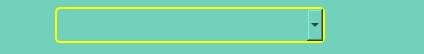
         <widget class="QFrame" name="frame_apps">
          <property name="sizePolicy">
           <sizepolicy hsizetype="Fixed" vsizetype="Fixed">
            <horstretch>0</horstretch>
            <verstretch>0</verstretch>
           </sizepolicy>
          </property>
          <property name="minimumSize">
           <size>
            <width>420</width>
            <height>50</height>
           </size>
          </property>
          <property name="styleSheet">
           <string notr="true">background-color: #71D1BA;   
border-radius: 10px;</string>
          </property>
          <property name="frameShape">
           <enum>QFrame::StyledPanel</enum>
          </property>
          <property name="frameShadow">
           <enum>QFrame::Raised</enum>
          </property>
          <widget class="QPushButton" name="btn_add_apps">
           <property name="geometry">
            <rect>
             <x>5</x>
             <y>5</y>
             <width>40</width>
             <height>40</height>
            </rect>
           </property>
           <property name="minimumSize">
            <size>
             <width>40</width>
             <height>30</height>
            </size>
           </property>
           <property name="font">
            <font>
             <family>Ubuntu Condensed</family>
            </font>
           </property>
           <property name="styleSheet">
            <string notr="true">QPushButton{ background-color :  #71D1BA;}
QPushButton::pressed{ background-color : #71AED1; }
border-radius: 10px;</string>
           </property>
           <property name="text">
            <string/>
           </property>
           <property name="icon">
            <iconset>
             <normaloff>icon/addApps.png</normaloff>icon/addApps.png</iconset>
           </property>
           <property name="iconSize">
            <size>
             <width>40</width>
             <height>40</height>
            </size>
           </property>
          </widget>
          <widget class="QPushButton" name="btn_open_app">
           <property name="geometry">
            <rect>
             <x>330</x>
             <y>5</y>
             <width>40</width>
             <height>40</height>
            </rect>
           </property>
           <property name="styleSheet">
            <string notr="true">QPushButton{ background-color :  rgb(211, 215, 207);}
QPushButton::pressed{ background-color : #71AED1; }
border-radius: 10px;</string>
           </property>
           <property name="text">
            <string/>
           </property>
           <property name="icon">
            <iconset>
             <normaloff>icon/openApps.png</normaloff>icon/openApps.png</iconset>
           </property>
           <property name="iconSize">
            <size>
             <width>50</width>
             <height>50</height>
            </size>
           </property>
          </widget>
          <widget class="QPushButton" name="btn_delete_app">
           <property name="geometry">
            <rect>
             <x>375</x>
             <y>5</y>
             <width>40</width>
             <height>40</height>
            </rect>
           </property>
           <property name="styleSheet">
            <string notr="true">QPushButton{ background-color :  rgb(211, 215, 207);}
QPushButton::pressed{ background-color : #71AED1; }
border-radius: 10px;</string>
           </property>
           <property name="text">
            <string/>
           </property>
           <property name="icon">
            <iconset>
             <normaloff>icon/deleteApps.png</normaloff>icon/deleteApps.png</iconset>
           </property>
           <property name="iconSize">
            <size>
             <width>36</width>
             <height>36</height>
            </size>
           </property>
          </widget>
          <widget class="QComboBox" name="comboBox">
           <property name="geometry">
            <rect>
             <x>55</x>
             <y>7</y>
             <width>270</width>
             <height>36</height>
            </rect>
           </property>
           <property name="font">
            <font>
             <family>DejaVu Serif</family>
             <pointsize>12</pointsize>
            </font>
           </property>
           <property name="styleSheet">
            <string notr="true">border-radius: 5px;
border : 2px solid black;
QComboBox::editable:pressed
border : 2px solid;
border-color : yellow
</string>
           </property>
          </widget>
         </widget>
